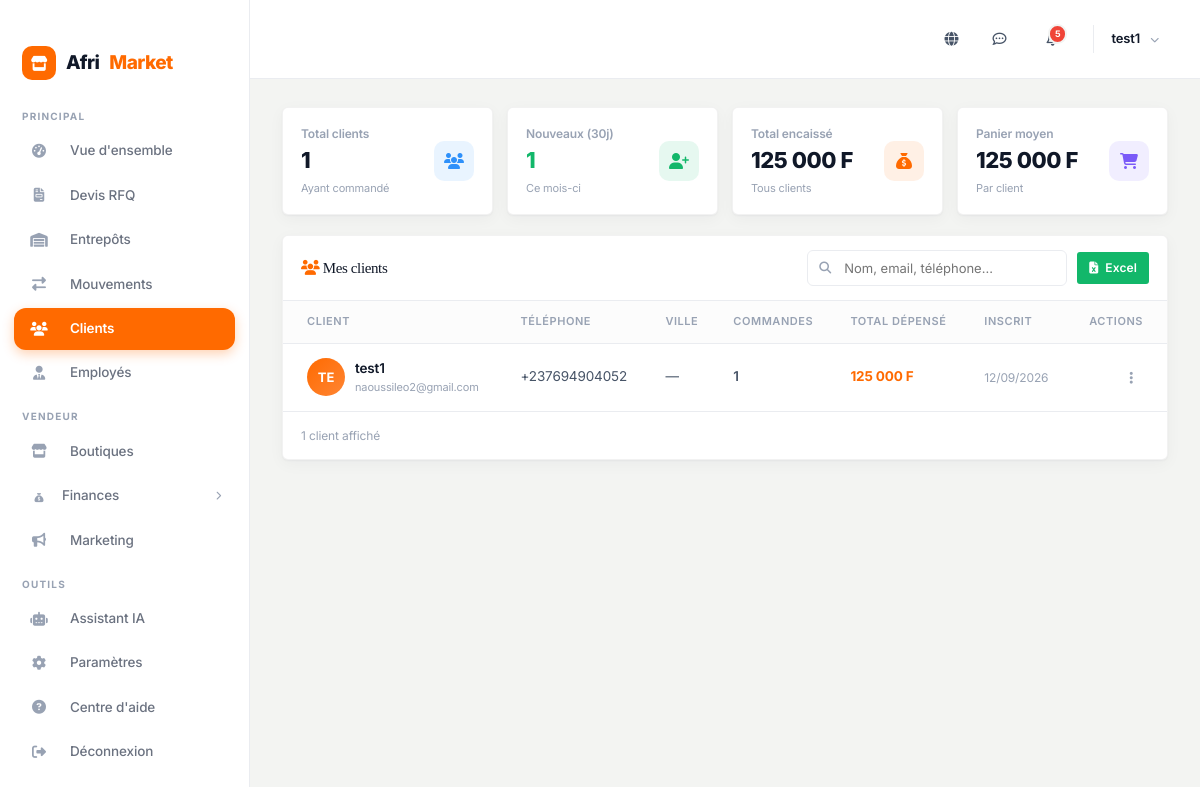
The app's page /fr/dashboard/clients/ (signed in) with its own data.
### accounts/models.py (models this page shows, shortened)
class User(AbstractUser):
    ROLE_CHOICES = [
        ('buyer', 'Acheteur'),
        ('seller', 'Vendeur'),
        ('admin', 'Administrateur'),
    ]
    role = models.CharField(max_length=10, choices=ROLE_CHOICES, default='buyer')
    phone = models.CharField(max_length=20, blank=True)
    avatar = models.ImageField(upload_to='avatars/', blank=True, null=True)
    address = models.TextField(blank=True)
    city = models.CharField(max_length=100, blank=True)
    country = models.CharField(max_length=100, default='Cameroun')
    is_verified = models.BooleanField(default=False)
    @property
    def store(self):
        return self.stores.first()
    @property
    def is_seller(self):
        return self.role == 'seller'
    @property
    def display_name(self):
        return self.get_full_name() or self.username
    @property
    def initials(self):
        if self.first_name and self.last_name:
            return f"{self.first_name[0]}{self.last_name[0]}".upper()
        return self.username[:2].upper()

### dashboard/views.py (the view)
# urls.py: path('clients/', views.dash_customers, name='customers'),
@login_required
@seller_or_admin_required
def dash_customers(request):
    if request.user.is_seller and (request.user.store is not None):
        customers = User.objects.filter(
            orders__items__product__store__owner=request.user
        ).distinct().annotate(
            order_count=Count('orders', filter=Q(orders__items__product__store__owner=request.user), distinct=True),
            total_spent=Sum('orders__total_amount', filter=Q(orders__items__product__store__owner=request.user))
        ).order_by('-date_joined')
    else:
        customers = User.objects.filter(role='buyer').annotate(
            order_count=Count('orders'), total_spent=Sum('orders__total_amount')
        ).order_by('-date_joined')
    q = request.GET.get('q', '').strip()
    if q:
        customers = customers.filter(
            Q(username__icontains=q) | Q(first_name__icontains=q) |
            Q(last_name__icontains=q) | Q(email__icontains=q) | Q(phone__icontains=q)
        )
    customers_list = list(customers)
    total_spent_all = sum(c.total_spent or 0 for c in customers_list)
    total_orders_all = sum(c.order_count or 0 for c in customers_list)
    return render(request, 'dashboard/customers.html', {
        'customers': customers_list,
        'total': len(customers_list),
        'new_30d': sum(1 for c in customers_list if c.date_joined >= timezone.now() - timedelta(days=30)),
        'total_spent_all': total_spent_all,
        'avg_spent': int(total_spent_all / len(customers_list)) if customers_list else 0,
        'search_query': q,
    })

### templates/dashboard/customers.html (shortened to what this page needs)
{% extends 'dashboard/base.html' %}{% load humanize %}
{% block dash %}
<div class="cust-stats">
    <div class="cust-stat">
        <div><div class="lbl">Total clients</div><div class="val">{{ total }}</div><div class="sub">Ayant commandé</div></div>
        <div class="ic" style="background:rgba(46,144,250,.1);color:var(--dash-blue);"><i class="fa-solid fa-users"></i></div>
    </div>
    <div class="cust-stat">
        <div><div class="lbl">Nouveaux (30j)</div><div class="val" style="color:var(--dash-green);">{{ new_30d }}</div><div class="sub">Ce mois-ci</div></div>
        <div class="ic" style="background:rgba(18,183,106,.1);color:var(--dash-green);"><i class="fa-solid fa-user-plus"></i></div>
    </div>
    <div class="cust-stat">
        <div><div class="lbl">Total encaissé</div><div class="val">{{ total_spent_all|intcomma }} F</div><div class="sub">Tous clients</div></div>
        <div class="ic" style="background:rgba(255,106,0,.1);color:var(--dash-accent);"><i class="fa-solid fa-sack-dollar"></i></div>
    </div>
    <div class="cust-stat">
        <div><div class="lbl">Panier moyen</div><div class="val">{{ avg_spent|intcomma }} F</div><div class="sub">Par client</div></div>
        <div class="ic" style="background:rgba(122,90,248,.1);color:var(--dash-purple);"><i class="fa-solid fa-cart-shopping"></i></div>
    </div>
</div>
<div class="dash-card">
    <div class="cust-toolbar">
        <h3 style="margin:0;font-size:15px;"><i class="fa-solid fa-users" style="color:var(--dash-accent);"></i> Mes clients</h3>
        <div style="display:flex;gap:10px;align-items:center;">
            <form method="get" class="cust-search">
                <i class="fa-solid fa-magnifying-glass"></i>
                <input type="text" name="q" value="{{ search_query }}" placeholder="Nom, email, téléphone...">
            </form>
            <a href="{% url 'dashboard:customers_export' %}?{{ request.GET.urlencode }}" class="btn btn-sm" style="background:var(--dash-green);color:#fff;"><i class="fa-solid fa-file-excel"></i> Excel</a>
        </div>
    </div>
    <div class="dash-table-responsive">
    <table class="dash-table">
        <thead>
            <tr><th>Client</th><th>Téléphone</th><th>Ville</th><th>Commandes</th><th>Total dépensé</th><th>Inscrit</th><th style="text-align:right;">Actions</th></tr>
        </thead>
        <tbody>
            {% for c in customers %}
            <tr>
                <td>
                    <div style="display:flex;align-items:center;gap:10px;">
                        <div class="cust-avatar">{{ c.initials }}</div>
                        <div>
                            <div style="font-weight:600;color:var(--dash-text);">{{ c.display_name }}</div>
                            <div style="font-size:11px;color:var(--dash-text3);">{{ c.email }}</div>
                        </div>
                    </div>
                </td>
                <td>{{ c.phone|default:"—" }}</td>
                <td>{{ c.city|default:"—" }}</td>
                <td style="font-weight:600;">{{ c.order_count }}</td>
                <td style="font-weight:700;color:var(--dash-accent);">{{ c.total_spent|default:0|intcomma }} F</td>
                <td style="font-size:12px;color:var(--dash-text3);">{{ c.date_joined|date:"d/m/Y" }}</td>
                <td style="text-align:right;">
                    <div class="cust-actions-menu">
                        <button class="dots-btn" onclick="toggleCustMenu(event, {{ c.id }})"><i class="fa-solid fa-ellipsis-vertical"></i></button>
                    </div>
                </td>
            </tr>
            {% endfor %}
        </tbody>
    </table>
    </div>
    <div style="padding:14px 18px;border-top:1px solid var(--dash-border);font-size:12px;color:var(--dash-text3);">
        {{ customers|length }} client{{ customers|length|pluralize:"s" }} affiché{{ customers|length|pluralize:"s" }}
    </div>
</div>
{% endblock %}

### templates/dashboard/base.html (shortened to what this page needs)
{% load static %}{% load humanize %}<!DOCTYPE html><html lang="fr"><head><meta charset="UTF-8"><meta name="viewport" content="width=device-width,initial-scale=1.0"><title>{% block title %}Dashboard{% endblock %} — AfriMarket</title>
<link rel="stylesheet" href="https://cdnjs.cloudflare.com/ajax/libs/font-awesome/6.5.1/css/all.min.css">
<link rel="stylesheet" href="{% static 'css/style.css' %}">
</head><body>
<div class="dash-layout">
<aside class="dash-sidebar" id="dashSidebar">
<div class="dash-sidebar-logo"><div class="logo-icon"><i class="fa-solid fa-store"></i></div>Afri<span>Market</span></div>
<div class="dash-sidebar-label">Principal</div>
<nav class="dash-nav">
<a href="{% url 'dashboard:index' %}" class="{% if request.resolver_match.url_name == 'index' %}active{% endif %}"><span class="nav-icon"><i class="fa-solid fa-gauge-high"></i></span> Vue d'ensemble</a>
<a href="{% url 'dashboard:rfqs' %}" class=""><span class="nav-icon"><i class="fa-solid fa-file-invoice"></i></span> Devis RFQ</a>
<a href="{% url 'dashboard:warehouses' %}" class="{% if 'warehouse' in request.resolver_match.url_name %}active{% endif %}"><span class="nav-icon"><i class="fa-solid fa-warehouse"></i></span> Entrepôts</a>
<a href="{% url 'dashboard:transfers' %}" class="{% if 'transfer' in request.resolver_match.url_name %}active{% endif %}"><span class="nav-icon"><i class="fa-solid fa-right-left"></i></span> Mouvements</a>
<a href="{% url 'dashboard:customers' %}" class="{% if request.resolver_match.url_name == 'customers' %}active{% endif %}"><span class="nav-icon"><i class="fa-solid fa-users"></i></span> Clients</a>
<a href="{% url 'dashboard:employees' %}" class="{% if request.resolver_match.url_name == 'employees' %}active{% endif %}"><span class="nav-icon"><i class="fa-solid fa-user-tie"></i></span> Employés</a>
</nav>
{% if request.user.is_seller %}
<div class="dash-sidebar-label">Vendeur</div>
<nav class="dash-nav">
<a href="{% url 'dashboard:stores' %}" class="{% if request.resolver_match.url_name == 'stores' %}active{% endif %}"><span class="nav-icon"><i class="fa-solid fa-store"></i></span> Boutiques</a>
<div class="nav-menu-toggle" onclick="toggleMenu(this)">
<div><span class="nav-icon"><i class="fa-solid fa-sack-dollar"></i></span> Finances</div>
<i class="fa-solid fa-chevron-right"></i>
</div>
<a href="{% url 'marketing:dashboard' %}" class="{% if request.resolver_match.app_name == 'marketing' %}active{% endif %}"><span class="nav-icon"><i class="fa-solid fa-bullhorn"></i></span> Marketing</a>
</nav>
{% endif %}
<div class="dash-sidebar-label">Outils</div>
<nav class="dash-nav" style="flex:0;">
<a href="{% url 'dashboard:assistant' %}" class="{% if request.resolver_match.url_name == 'assistant' %}active{% endif %}"><span class="nav-icon"><i class="fa-solid fa-robot"></i></span> Assistant IA</a>
<a href="{% url 'dashboard:settings' %}" class="{% if request.resolver_match.url_name == 'settings' %}active{% endif %}"><span class="nav-icon"><i class="fa-solid fa-gear"></i></span> Paramètres</a>
<a href="{% url 'faq' %}"><span class="nav-icon"><i class="fa-solid fa-circle-question"></i></span> Centre d'aide</a>
<a href="#" onclick="openDashLogout();return false;"><span class="nav-icon"><i class="fa-solid fa-right-from-bracket"></i></span> Déconnexion</a>
</nav>
</aside>
<div class="dash-content-wrapper">
<div class="dash-navbar">
<div class="dash-navbar-right">
<div class="dash-navbar-icon" style="position:relative;" id="languageSelector">
<i class="fa-solid fa-globe"></i>
</div>
<a href="{% url 'messaging:inbox' %}" class="dash-navbar-icon" id="messagesIcon" title="Messages">
<i class="fa-regular fa-comment-dots"></i>
</a>
<div class="dash-user-menu" style="position:relative;">
<a href="#" class="dash-navbar-icon" title="Notifications" onclick="toggleNotifDropdown(event)">
{% if unread_notifications_count > 0 %}<span class="badge" id="notifBadge">{{ unread_notifications_count }}</span>{% endif %}
</a>
</div>
<div class="dash-user-menu">
<div class="dash-user-info" style="display:block;">
<div class="dash-user-name">{{ user.display_name }}</div>
</div>
<i class="fa-solid fa-chevron-down" style="font-size:9px;color:var(--dash-text3);"></i>
</div>
</div>
</div>
<div class="dash-main-content">
{% block dash %}{% endblock %}
</div>
</div>
</div>
</body></html>

### records on screen
User: display_name "test1", initials "TE", email "naoussileo2@gmail.com", phone "+237694904052", city "—", order_count "1", total_spent "125 000", date_joined "12/09/2026"

### other values on screen
{{ unread_notifications_count }} "5"
{{ total }} "1"
{{ new_30d }} "1"
{{ total_spent_all|intcomma }} "125 000"
{{ avg_spent|intcomma }} "125 000"
{{ customers|length }} "1"
